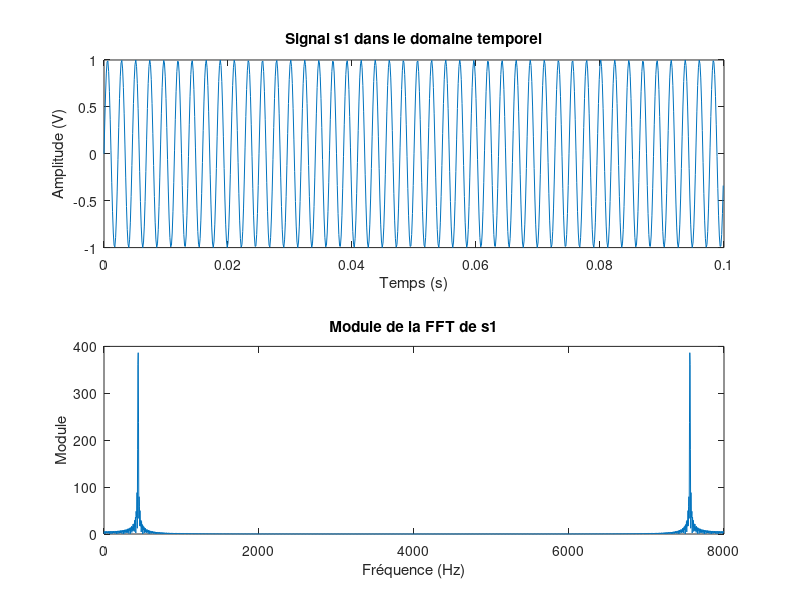
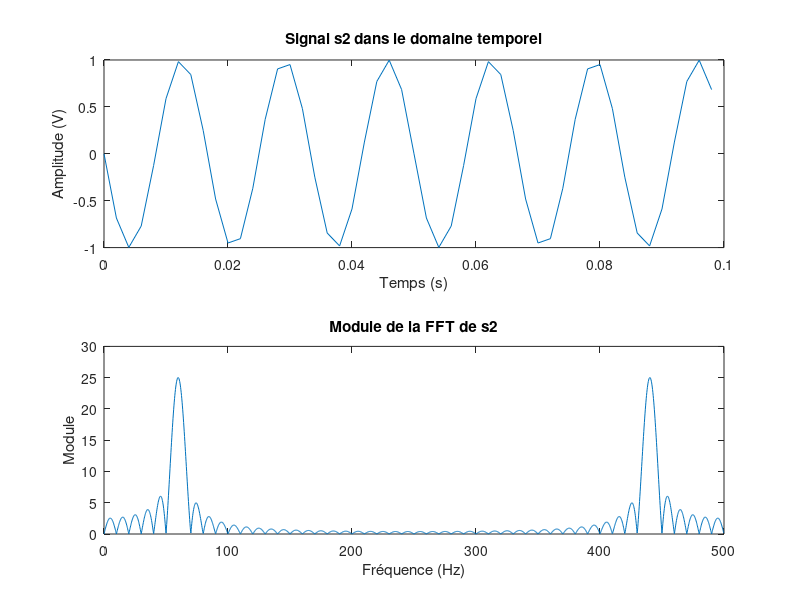
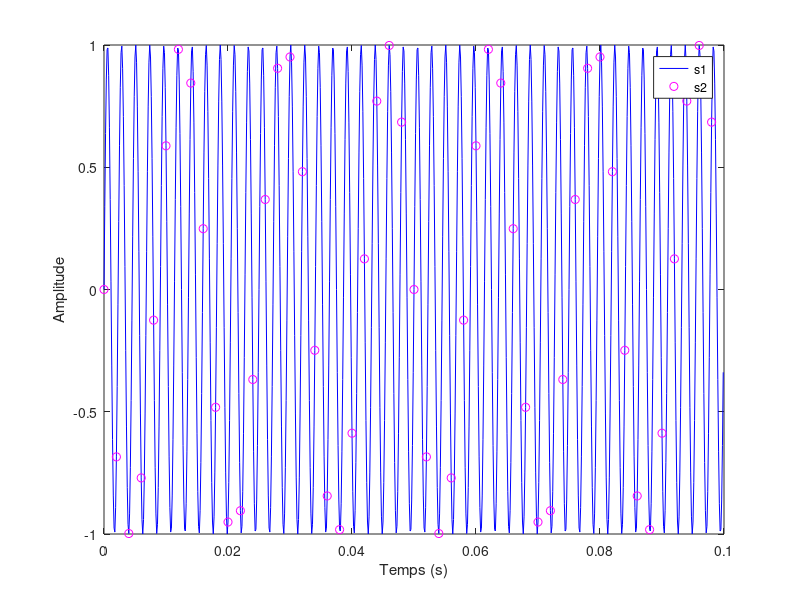

The MATLAB source for these figures, in order: (Note: this script raises an error after producing the figures.)
%G3E_Champagne_Mathis.m 
%Fichier matlab contenant les réponses aux questions A à L de la section 4.6 du livrable
%APP signal (2022)
%Mathis Champagne

clear variables;
clc;
close all;

%% A.
% Définition des paramètres du signal
f0 = 440; % Fréquence du sinus en Hz
A = 1; % Amplitude du sinus en V
Te1 = 1/8000; % Période d'échantillonnage en s
duree = 0.1; % Durée du signal en s
t1 = 0:Te1:duree-Te1; % Vecteur temps

% Génération du signal s1
s1 = A*sin(2*pi*f0*t1);

% Calcul de la FFT de s1
M = 2^11; % Nombre de points pour le calcul de la FFT
S1 = fft(s1, M);
module_S1 = abs(S1);

% Affichage du signal s1 dans le domaine temporel et en fréquentiel
subplot(2,1,1);
plot(t1, s1);
title('Signal s1 dans le domaine temporel');
xlabel('Temps (s)');
ylabel('Amplitude (V)');
subplot(2,1,2);
freq = (0:M-1)/(M*Te1); % Vecteur fréquence
plot(freq, module_S1);
title('Module de la FFT de s1');
xlabel('Fréquence (Hz)');
ylabel('Module');

%On retrouve bien un pic de fréquence à 440HZ et un pic de fréquence à Fe -
%440h = 7560 Hz, qui est le symétrique par rapport à Fe/2. Ce deuxième pic est la duplication résultant 
% de l'échantillonage. Ce résultat est bien le résultat attendu lorsque l'on effectue les calculs de la
%transformée de fourier sur un sinus de fréquence f0, échantilloné à la fréquence Fe. (cf exercice 3.4)

%% B.

% Définition des paramètres du signal
f0 = 440; % Fréquence du sinus en Hz
A = 1; % Amplitude du sinus en V
Te2 = 1/500; % Période d'échantillonnage en s
duree = 0.1; % Durée du signal en s
t2 = 0:Te2:duree-Te2; % Vecteur temps

% Génération du signal s2
s2 = A*sin(2*pi*f0*t2);

% Calcul de la FFT de s2
M = 2^11; % Nombre de points pour le calcul de la FFT
S2 = fft(s2, M);
module_S2 = abs(S2);

% Affichage du signal s2 dans le domaine temporel et en fréquentiel
figure;
subplot(2,1,1);
plot(t2, s2);
title('Signal s2 dans le domaine temporel');
xlabel('Temps (s)');
ylabel('Amplitude (V)');
subplot(2,1,2);
freq = (0:M-1)/(M*Te2); % Vecteur fréquence
plot(freq, module_S2);
title('Module de la FFT de s2');
xlabel('Fréquence (Hz)');
ylabel('Module');

% Dans le domaine temporel, on remarque que l'on perd de l'information par rapport au signal
%d'origine. De plus, les pics de fréquences de la fft sont maintenant des
%valeurs absolues d'u sinus cardinal. le spectre de fréquence du signal échantillonné est déformé et 
%certaines fréquences sont confondues avec d'autres. 
% Cela se traduit par la présence de pics de spectre à des fréquences incorrectes, 
% ce qui rend difficile l'interprétation du spectre de fréquence du signal échantillonné.

%% C.
t1 = 0:1/8000:0.1-1/8000; % temps pour s1
t2 = 0:1/500:0.1-1/500; % temps pour s2

s1 = 1*sin(2*pi*440*t1); % signal s1
s2 = 1*sin(2*pi*440*t2); % signal s2

figure;
plot(t1, s1, 'b', t2, s2, 'mo');
xlabel('Temps (s)');
ylabel('Amplitude');
legend('s1', 's2');

%La superposition des deux signaux dans le domaine temporel montre que le signal s2 a une 
%fréquence d'échantillonnage plus basse que s1, ce qui entraîne une résolution temporelle plus faible. 
% Cela se traduit par une représentation plus grossière du signal s2 dans le domaine temporel. 
% On peut voir que le signal s2 suit le même modèle que s1, mais il est moins lisse car il est échantillonné 
% à une fréquence plus basse. On voit bien que l'on perd de l'information par rapport au signal S1. 
% Le critère de shannon n'est pas respecté car Fe_2 = 500 hz <2Fmax_2 = 880 Hz.
%Avec la fréquence f3 pour relier les points de S2, on aurait donc F3 <
%Fe_2, ainsi le critére de Shannon n'est encore pas respecté et l'échantillonage aura une qualité plus moindre 
% que l'échantillonage avec Fe2. 

%% D.
%Si on déséchantillonne le signal S2 par un filtre interpolateur de fréquence de coupure Fe2/2 = 0.25 kHz, 
% On récupère des fréquences parasytes car la fft de S2 n'est pas bonne,
% dû au fait que l'on a pas échantilloné avec le critère de Shannon. Ainsi
% la reconstruction du signal S2 ne sera pas satisfaisant.

%% E.
%Le critère de Shannon est donc une condition nécessaire et suffisante qui
%permet de passer d'un signal continu a un signal discret en évitant les
%phénomènes de repliement. Cela se traduit par le fait que l'on ne perd
%pas d'information sur le signal d'origine. On peut par exemple remarquer
%cette perte d'information a travers l'échantillonage du signal S2, qui est
%le même que le signal S1 mais qui est beaucoup moins satisfaisant.

%% F.
[x, fs] = audioread('Pi_C_96K.wav');

% La fréquence d'échantillonnage est donnée par la variable fs.
%sound(x, fs);
disp(fs);
%fs = 96000Hz

%% G.
% Tracer le spectre du signal audio
L = length(x);
Y = fft(x);
P2 = abs(Y/L);
P1 = P2(1:L/2+1);
P1(2:end-1) = 2*P1(2:end-1);
f = fs*(0:(L/2))/L;
freq = (0:L-1)*(fs/L);
% Calcul de l'occupation du spectre
occupancy = sum(abs(Y).^2)/L^2;
disp(['L’occupation du spectre est ', num2str(occupancy)]);

%figure;
plot(freq,abs(Y))
title('Spectre de Pi_C_96K.wav')
xlabel('Fréquence (Hz)')
ylabel('Amplitude')

%% H
% Afficher le signal temporel. 
figure;
k = 6;
x_dec = x(1:k:end);
t_dec = (0:length(x_dec)-1)/fs*k;
plot(t_dec, x_dec);
xlabel('Time (s)');
ylabel('Amplitude');

% Afficher également le spectre. 
N_dec = length(x_dec);
X_dec = fft(x_dec);
f_dec = (0:N_dec-1)*(fs/k/N_dec);

figure;
plot(f_dec, abs(X_dec));
xlabel('Fréquence (Hz)');
ylabel('Amplitude');

% sound(x_dec, fs/k);
%On remarque que le signal est plus aigu et que sa qualité est altérée.
%Dans le domaine fréquentiel, on remarque également des pics de fréquences
%parasite.

%% I.
%En effectuant une décimation, on échantillone le signal audio à une
%fréquence de fs/k. Ainsi, plus la valeur de k est grande, plus la
%fréquence d'échantillonage sera faible, jusqu'à ne plus respecter le
%critère de Shannon.
%La plus grande valeur acceptable pour k dépend donc de la fréquence maximale du signal. 

%% J.
%Avant de sous-échantillonner un signal, il est important de filtrer le signal avec un filtre 
%passe-bas pour éviter le repliement de spectre.

%% k.

[xe, fs] = audioread('BonneJournee.wav');

% Définition du nombre de bits de quantification
b = 8;

% Quantifier le signal sur b bits (dont 1 bit de signe)
xq = round(xe*2^(b-1))/2^(b-1);

% Calculer l'erreur de quantification
eq = xe - xq;

% Calculer le rapport signal à bruit de quantification (SNR)
SNR_b = 10*log10(var(xe)/var(eq));

% Tracer le rapport signal à bruit de quantification en fonction du nombre de bits
SNR_b_values = zeros(1,16);
for b = 1:16
    xq = round(xe*2^(b-1))/2^(b-1);
    eq = xe - xq;
    if var(eq) == 0
        SNR_b_values(b) = NaN;
    else
        SNR_b_values(b) = 10*log10(var(xe)/var(eq));
    end
end
figure;
plot(SNR_b_values);
xlabel('Nombre de bits');
ylabel('SNR (dB)');
title('SNR en fonction du nombre de bits');

% Tracer le rapport signal à bruit de quantification en fonction du débit
SNR_D_values = zeros(1,16);
for b = 1:16
    D = fs*b;
    xq = round(xe*D)/D;
    eq = xe - xq;
    SNR_D_values(b) = 10*log10(var(xe)/var(eq));
end
figure;
plot(SNR_D_values);
xlabel('Débit (bits/s)');
ylabel('SNR (dB)');
title('SNR en fonction du débit');

% Ecouter le signal quantifié
% sound(xq, fs);
%Plus le nombre de bits est important, plus le SNR est grand, c'est à dire
%que la précision augmente et il y a moins d'erreurs d'approximation.

%% L
%Ainsi, à travers cette étude de signaux, on remarque que pour numériser au
%mieux un signal continu, il faut tout d'abord respecter le critère de
%Shannon pour éviter les effets de repliement de spectre et donc éviter au
%maximum la perte d'information sur le sigal d'origine. Ensuite, il faut effectuer un choix 
%judicieux sur le nombre de bits utilisé. Plus le nombre sera élevé, plus
%la précision du signal numérisé sera grande et donc moins il y aura de
%bruits, c'est à dire moins d'erreur sur les échantillons approximés. Il
%faudra cependant, en fonction de notre application, faire attention au
%débit qui peut être assez important. Il faut donc définir un seuil à partir duquel 
%Le rapport signal à bruit parraît acceptable.
